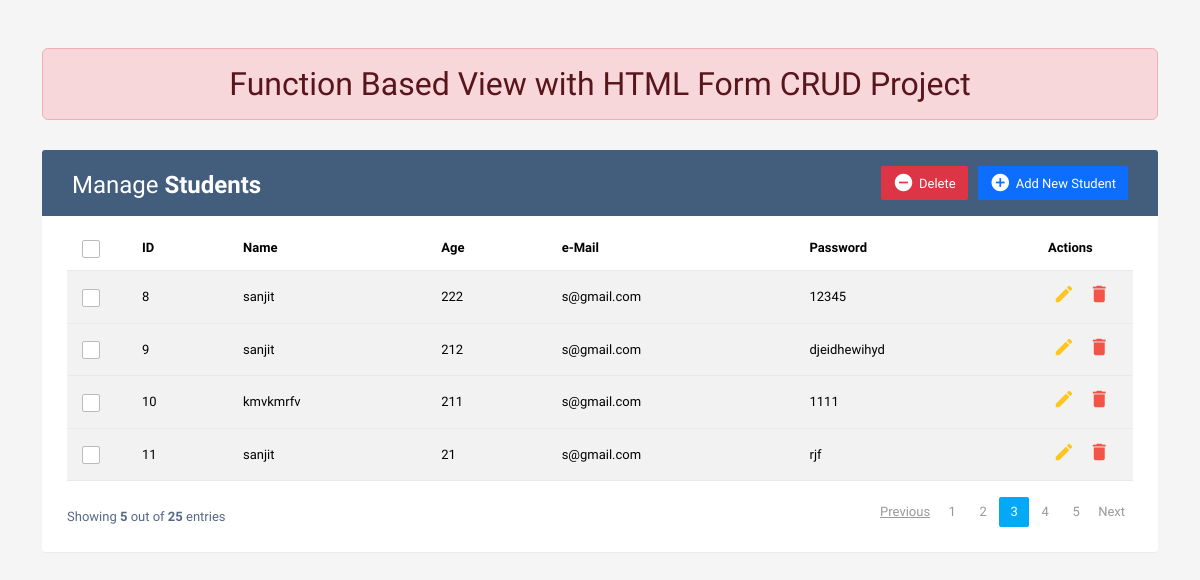
The page /app2/ on the database its author committed.
### Modal_app_2/models.py (models this page shows)
class Student(models.Model):
    ID = models.AutoField(primary_key=True)
    Name  = models.CharField(max_length=100)
    Age = models.IntegerField()
    E_mail = models.EmailField(max_length=100)
    password = models.CharField(max_length=100)

### Modal_app_2/views.py (the view)
# urls.py: 2. Add a URL to urlpatterns:  path('', views.home, name='home')
def home(request):
    context = refreshlist()
    return render(request, template_name='Modal_app_2/registration.html', context=context)

### Modal_app_2/views.py (called while the page is built)
def refreshlist():
    stu_obj = Student.objects.all()
    return {'stu': stu_obj}

### Modal_app_2/templates/Modal_app_2/registration.html (shortened to what this page needs)
{% extends 'Modal_app_2/base.html' %}
{% block content %}
{% load static %}
<div class="table-wrapper">
    <div class="table-title">
        <div class="row">
            <div class="col-sm-6">
                <h2>Manage <b>Students</b></h2>
            </div>
            <div class="col-sm-6">
                <a href="{% url 'app_addrecord' %}" class="btn btn-primary"><i class="material-icons">&#xE147;</i> <span>Add New Student</span></a>
                <a href="#deleteStudentModal-{{forloop.counter}}" class="btn btn-danger" data-bs-toggle="modal"><i class="material-icons">&#xE15C;</i> <span>Delete</span></a>
            </div>
        </div>
    </div>
    {% if stu %}
    <table class="table table-striped table-hover">
        <thead>
            <tr>
                <th>
                    <span class="custom-checkbox">
                        <label for="selectAll"></label>
                    </span>
                </th>
                <th scope="col">ID</th>
                <th scope="col">Name</th>
                <th scope="col">Age</th>
                <th scope="col">e-Mail</th>
                <th scope="col">Password</th>
                <th scope="col">Actions</th>
            </tr>
        </thead>
        {% for item in stu %}
        <tbody>
            <tr>
                <td>
                    <span class="custom-checkbox">
                        <label for="checkbox1"></label>
                    </span>
                </td>
                <td>{{item.ID}}</td>
                <td>{{item.Name}}</td>
                <td>{{item.Age}}</td>
                <td>{{item.E_mail}}</td>
                <td>{{item.password}}</td>
                <td>
                    <a href="{% url 'app_update' item.ID %}" class="edit" ><i class="material-icons" data-toggle="tooltip" title="Edit">&#xE254;</i></a>
                    <a href="#deleteStudentModal-{{forloop.counter}}" class="delete" data-bs-toggle="modal"><i class="material-icons" data-toggle="tooltip" title="Delete">&#xE872;</i></a>
                </td>
            </tr>
        </tbody>
        {% endfor %}
    </table>
    {% endif %}
    <div class="clearfix">
        <div class="hint-text">Showing <b>5</b> out of <b>25</b> entries</div>
        <ul class="pagination">
            <li class="page-item disabled"><a href="#">Previous</a></li>
            <li class="page-item"><a href="#" class="page-link">1</a></li>
            <li class="page-item"><a href="#" class="page-link">2</a></li>
            <li class="page-item active"><a href="#" class="page-link">3</a></li>
            <li class="page-item"><a href="#" class="page-link">4</a></li>
            <li class="page-item"><a href="#" class="page-link">5</a></li>
            <li class="page-item"><a href="#" class="page-link">Next</a></li>
        </ul>
    </div>
</div>
{% endblock content %}

### Modal_app_2/templates/Modal_app_2/base.html (shortened to what this page needs)
<!DOCTYPE html>
{% load static %}
<html lang="en">
<head>
    <link rel="stylesheet" href="{% static 'Modal_app_2/css/bootstrap.min.css' %}">
    <link rel="stylesheet" href="{% static 'Modal_app_2/css/custom.css' %}">
    <link rel="stylesheet" href="https://maxcdn.bootstrapcdn.com/font-awesome/4.7.0/css/font-awesome.min.css">
</head>
<body>
    <section class="container mt-5">
        <h2 class="text-center alert alert-danger">
            Function Based View with HTML Form CRUD Project
        </h2>
        {% block content %} {% endblock content %}
    </section>
</body>
</html>

### Modal_app_2/static/Modal_app_2/css/custom.css (style rules this page uses)
body { color: #566787; background: #f5f5f5; font-family: 'Varela Round', sans-serif; font-size: 13px; }
.table-wrapper { background: #fff; padding: 20px 25px; margin: 30px 0; border-radius: 3px; box-shadow: 0 1px 1px rgba(0,0,0,.05); }
.table-title { padding-bottom: 15px; background: #435d7d; color: #fff; padding: 16px 30px; margin: -20px -25px 10px; border-radius: 3px 3px 0 0; }
.table-title h2 { margin: 5px 0 0; font-size: 24px; }
.table-title .btn { color: #fff; float: right; font-size: 13px; border: none; min-width: 50px; border-radius: 2px; border: none; outline: none !important; margin-left: 10px; }
.table-title .btn i { float: left; font-size: 21px; margin-right: 5px; }
.table-title .btn span { float: left; margin-top: 2px; }
table.table tr th, table.table tr td { border-color: #e9e9e9; padding: 12px 15px; vertical-align: middle; }
table.table tr th:first-child { width: 60px; }
table.table tr th:last-child { width: 100px; }
table.table-striped tbody tr:nth-of-type(odd) { background-color: #fcfcfc; }
table.table td:last-child i { opacity: 0.9; font-size: 22px; margin: 0 5px; }
table.table td a { font-weight: bold; color: #566787; display: inline-block; text-decoration: none; outline: none !important; }
table.table td a.edit { color: #FFC107; }
table.table td a.delete { color: #F44336; }
table.table td i { font-size: 19px; }
.pagination { float: right; margin: 0 0 5px; }
.pagination li a { border: none; font-size: 13px; min-width: 30px; min-height: 30px; color: #999; margin: 0 2px; line-height: 30px; border-radius: 2px !important; text-align: center; padding: 0 6px; }
.pagination li.active a, .pagination li.active a.page-link { background: #03A9F4; }
.hint-text { float: left; margin-top: 10px; font-size: 13px; }
.custom-checkbox { position: relative; }
.custom-checkbox label:before { width: 18px; height: 18px; }
.custom-checkbox label:before { content: ''; margin-right: 10px; display: inline-block; vertical-align: text-top; background: white; border: 1px solid #bbb; border-radius: 2px; box-sizing: border-box; z-index: 2; }

### rows shown on the page
Student: ID "8", Name "sanjit", Age "222", E_mail "s@gmail.com", password "12345"
Student: ID "9", Name "sanjit", Age "212", E_mail "s@gmail.com", password "djeidhewihyd"
Student: ID "10", Name "kmvkmrfv", Age "211", E_mail "s@gmail.com", password "1111"
Student: ID "11", Name "sanjit", Age "21", E_mail "s@gmail.com", password "rjf"
